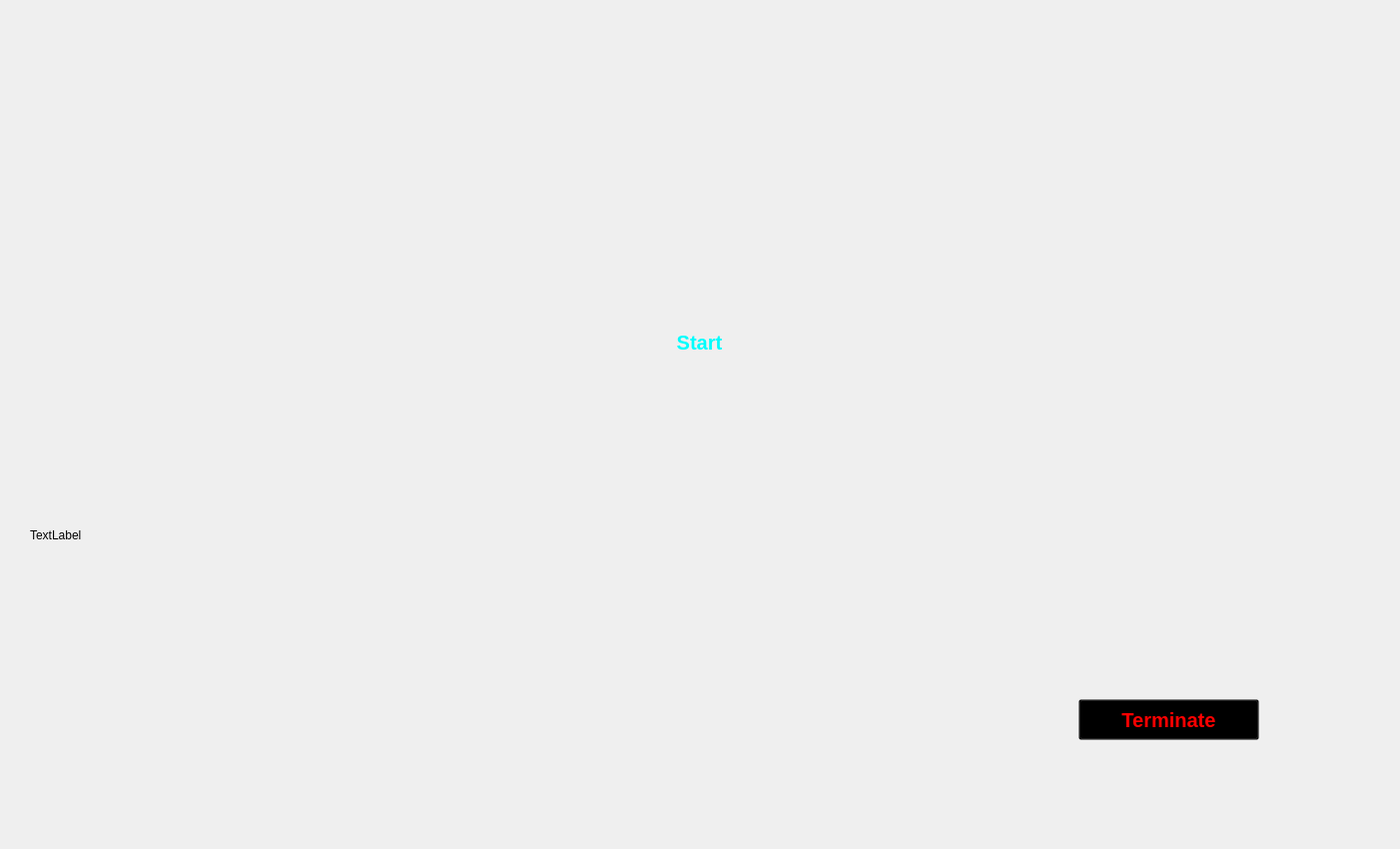
<?xml version="1.0" encoding="UTF-8"?>
<ui version="4.0">
 <class>Gui</class>
 <widget class="QMainWindow" name="Gui">
  <property name="geometry">
   <rect>
    <x>0</x>
    <y>0</y>
    <width>1402</width>
    <height>850</height>
   </rect>
  </property>
  <property name="windowTitle">
   <string>MainWindow</string>
  </property>
  <widget class="QWidget" name="centralwidget">
   <widget class="QLabel" name="label">
    <property name="geometry">
     <rect>
      <x>0</x>
      <y>0</y>
      <width>1401</width>
      <height>851</height>
     </rect>
    </property>
    <property name="text">
     <string/>
    </property>
    <property name="pixmap">
     <pixmap>../5eb3d070c14ae52de8ac25cb4730ba2f.jpg</pixmap>
    </property>
    <property name="scaledContents">
     <bool>true</bool>
    </property>
   </widget>
   <widget class="QLabel" name="label_2">
    <property name="geometry">
     <rect>
      <x>380</x>
      <y>100</y>
      <width>641</width>
      <height>481</height>
     </rect>
    </property>
    <property name="styleSheet">
     <string notr="true"/>
    </property>
    <property name="text">
     <string/>
    </property>
    <property name="pixmap">
     <pixmap>../untitled-3.gif</pixmap>
    </property>
    <property name="scaledContents">
     <bool>true</bool>
    </property>
   </widget>
   <widget class="QTextBrowser" name="textBrowser">
    <property name="geometry">
     <rect>
      <x>40</x>
      <y>20</y>
      <width>256</width>
      <height>41</height>
     </rect>
    </property>
    <property name="styleSheet">
     <string notr="true">background-color: transparent;
border-radius: none;</string>
    </property>
   </widget>
   <widget class="QTextBrowser" name="textBrowser_2">
    <property name="geometry">
     <rect>
      <x>1100</x>
      <y>20</y>
      <width>256</width>
      <height>41</height>
     </rect>
    </property>
    <property name="styleSheet">
     <string notr="true">background-color: transparent;
border-radius: none;</string>
    </property>
   </widget>
   <widget class="QPushButton" name="pushButton">
    <property name="geometry">
     <rect>
      <x>670</x>
      <y>312</y>
      <width>61</width>
      <height>61</height>
     </rect>
    </property>
    <property name="styleSheet">
     <string notr="true">border-radius: 25px;
background-color: transparent;
color: rgb(0, 253, 253);
font-size: 20px;
font-weight: bold;</string>
    </property>
    <property name="text">
     <string>Start</string>
    </property>
   </widget>
   <widget class="QPushButton" name="pushButton_2">
    <property name="geometry">
     <rect>
      <x>1080</x>
      <y>700</y>
      <width>181</width>
      <height>41</height>
     </rect>
    </property>
    <property name="styleSheet">
     <string notr="true">background-color: transparent;
font-size: 20px;
font-weight: bold;
color: red;
</string>
    </property>
    <property name="text">
     <string>Terminate</string>
    </property>
   </widget>
   <widget class="QTextBrowser" name="textBrowser_3">
    <property name="geometry">
     <rect>
      <x>140</x>
      <y>690</y>
      <width>171</width>
      <height>51</height>
     </rect>
    </property>
    <property name="styleSheet">
     <string notr="true">background-color: transparent;
font-size: 20px;
font-weight: bold;
color: red;

border-radius: none;
</string>
    </property>
   </widget>
   <widget class="QLabel" name="System_info">
    <property name="geometry">
     <rect>
      <x>30</x>
      <y>460</y>
      <width>341</width>
      <height>151</height>
     </rect>
    </property>
    <property name="text">
     <string>TextLabel</string>
    </property>
   </widget>
  </widget>
 </widget>
 <resources/>
 <connections/>
</ui>
